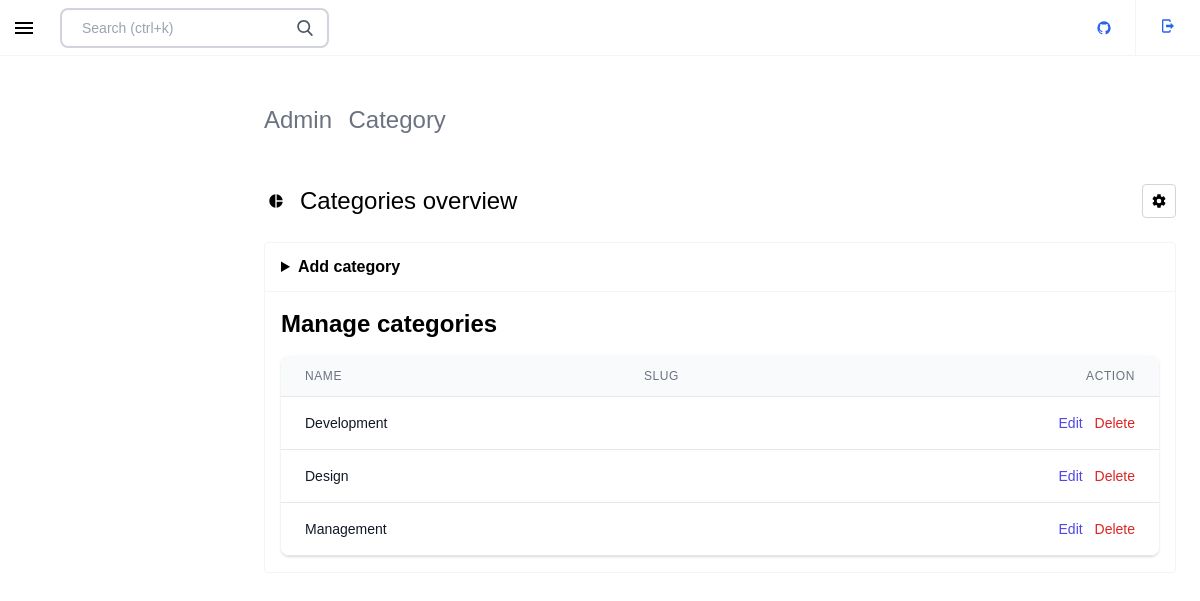
Before: /admin/index.php?cat (signed in) with the older database file.
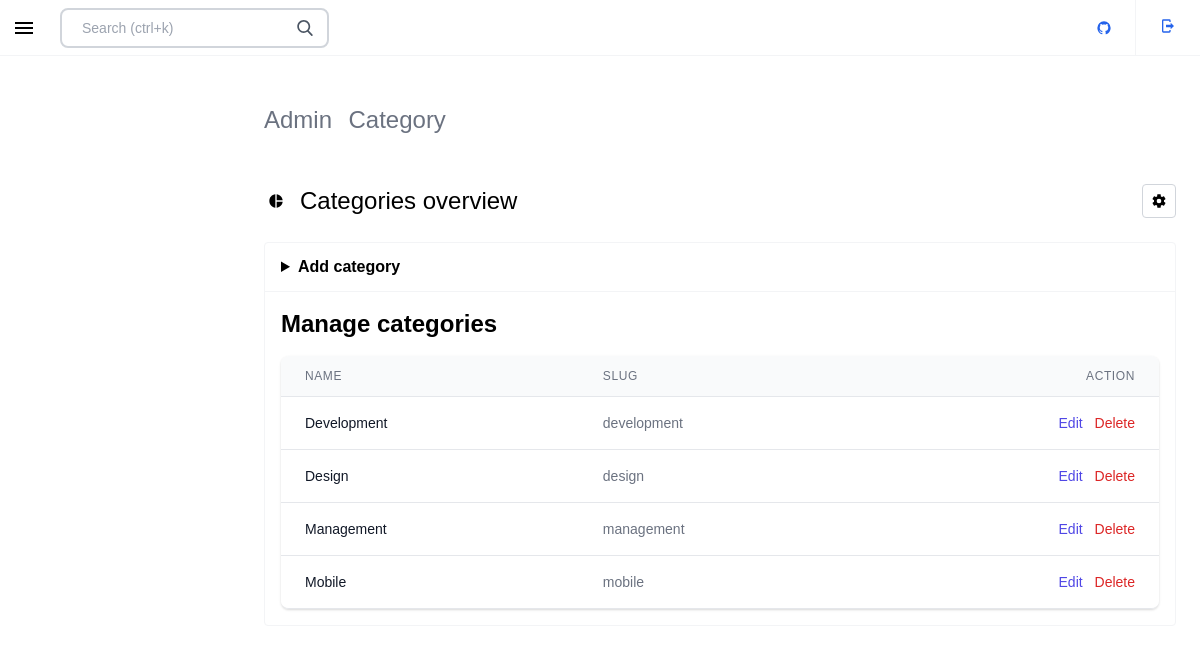
After: the same page with the newer database file.
### tables this page shows
CREATE TABLE `categories` (
  `cat_id` int NOT NULL AUTO_INCREMENT,
  `cat_name` varchar(32) DEFAULT NULL,
  `slug` varchar(32) DEFAULT NULL,
  PRIMARY KEY (`cat_id`)
);

### admin/inc/function.php (called while the page is built, shortened)
<?php
function select_categories()
{
    include($_SERVER['DOCUMENT_ROOT'] . "/ELearning/admin/inc/connect.php");
    $sel_cat = $con->prepare("select * from categories");
    $sel_cat->setFetchMode(PDO::FETCH_ASSOC);
    $sel_cat->execute();
    $cats = array();
    while ($row = $sel_cat->fetch()) {
        array_push($cats, array("name" => $row["cat_name"], "id" => $row["cat_id"], "slug" => $row["slug"]));
    }
    return $cats;
}

### admin/inc/category/category.php (the view, shortened to what the changed rows need)
<div class="">
    <section class="px-0 md:px-6 py-6">
        <section class="px-6 sm:px-0 mb-6 flex items-center justify-between">
            <div class="flex items-center justify-start">
                <h1 class="text-2xl">Categories overview</h1>
            </div>
        </section>
        <div class="md:rounded border-gray-100 dark:bg-gray-900/70 bg-white border dark:border-gray-800 mb-6">
            <div class="flex flex-col flex-grow mt-4">
                <div class="my-2">
                    <div class="py-2 align-middle px-4">
                        <div class="shadow overflow-hidden border-b border-gray-200 sm:rounded-lg">
                            <table class="divide-y divide-gray-200 min-w-full">
                                <thead class="bg-gray-50">
                                    <tr>
                                        <th scope="col" class="px-6 py-3 text-left text-xs font-medium text-gray-500 uppercase tracking-wider">Name</th>
                                        <th scope="col" class="px-6 py-3 text-left text-xs font-medium text-gray-500 uppercase tracking-wider">Slug</th>
                                        <th scope="col" class="px-6 py-3 text-left text-xs font-medium text-gray-500 uppercase tracking-wider text-right">Action</th>
                                    </tr>
                                </thead>
                                <tbody class="bg-white divide-y divide-gray-200">
                                    <?php
                                    $cats = select_categories();
                                    foreach ($cats as $cat) {
                                    ?>
                                        <tr>
                                            <td class="px-6 py-4 whitespace-nowrap">
                                                <div class="flex items-center">
                                                    <div class="text-sm font-medium text-gray-900"> <?php echo $cat['name'] ?> </div>
                                                </div>
                                            </td>
                                            <td class="px-6 py-4 whitespace-nowrap text-sm text-gray-500"><?php echo $cat['slug'] ?></td>
                                            <td class="px-6 py-4 whitespace-nowrap text-right text-sm font-medium">
                                                <a href="index.php?edit_cat=<?php echo $cat['id'] ?>" class="text-indigo-600 hover:text-indigo-900">Edit</a>
                                                <a href="index.php?del_cat=<?php echo $cat['id'] ?>" class="text-red-600 hover:text-red-900 ml-2" onclick="return confirm('Are you sure?');">Delete</a>
                                            </td>
                                        </tr>
                                    <?php }
                                    ?>
                                </tbody>
                            </table>
                        </div>
                    </div>
                </div>
            </div>
        </div>
    </section>
</div>

Changed rows visible on the page:
changed categories "Development": slug (not shown) → "development"
changed categories "Design": slug (not shown) → "design"
changed categories "Management": slug (not shown) → "management"
added categories: cat_name "Mobile", slug "mobile"
